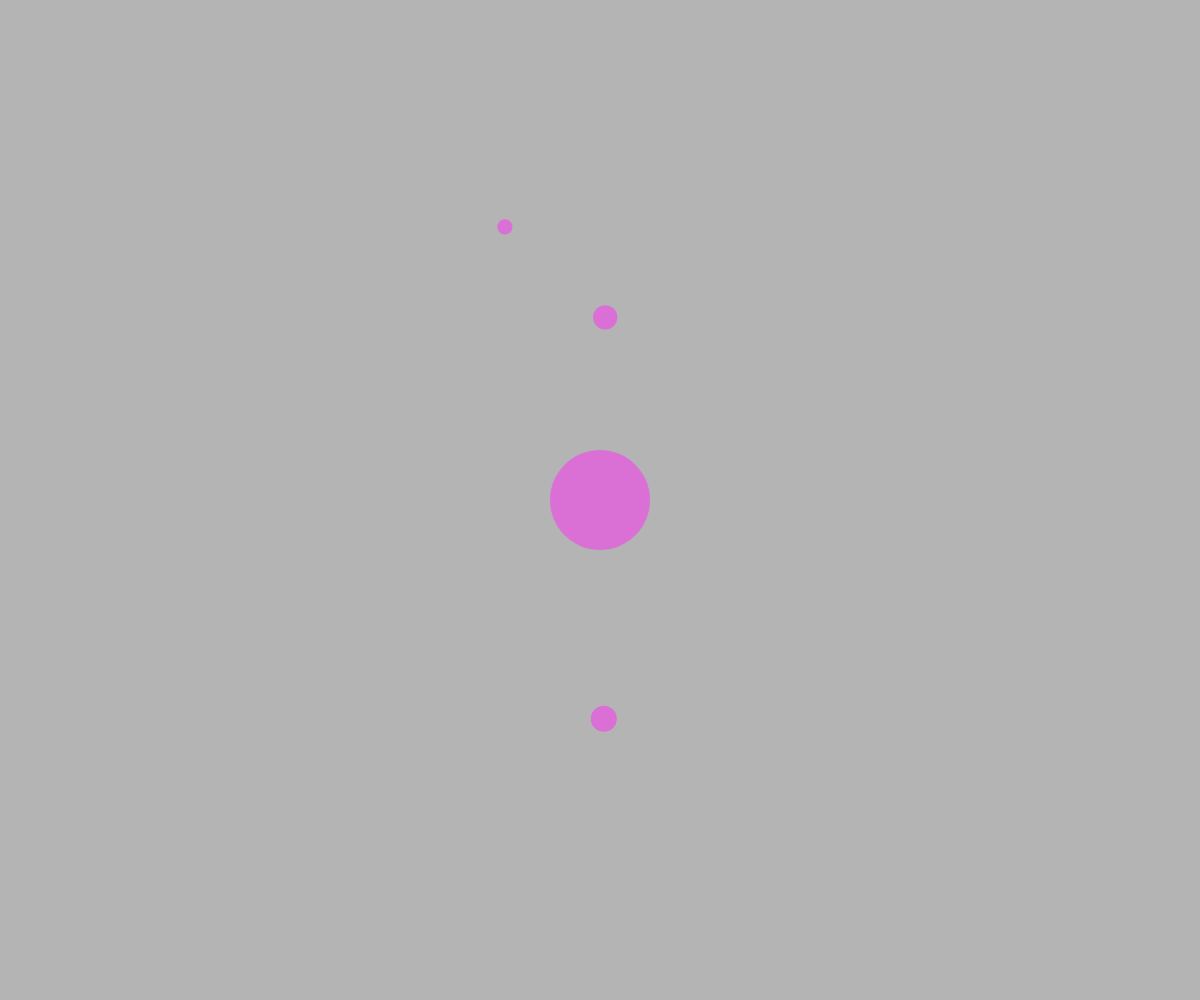
Frame 1 (no input)
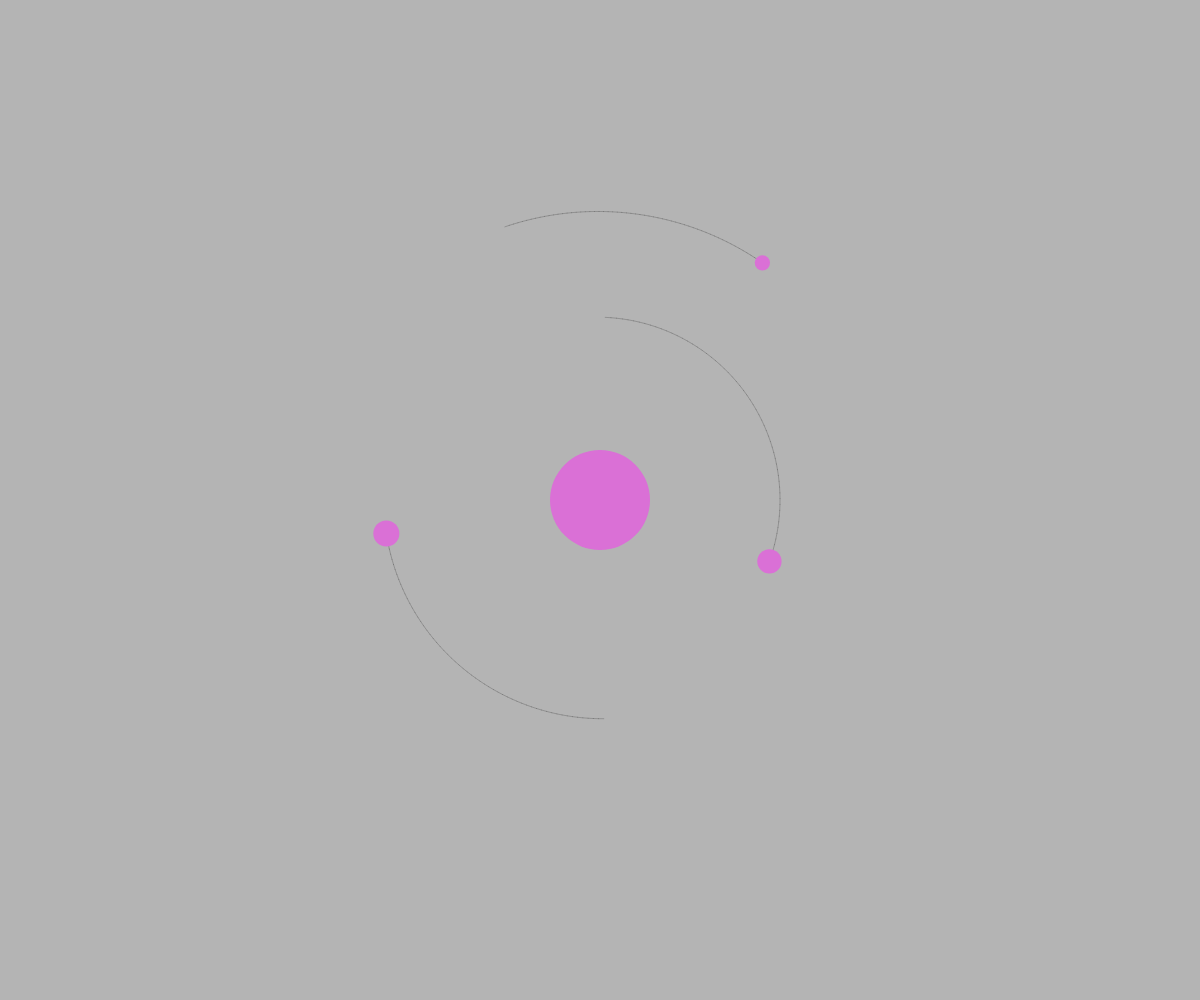
Frame 60 (no input)
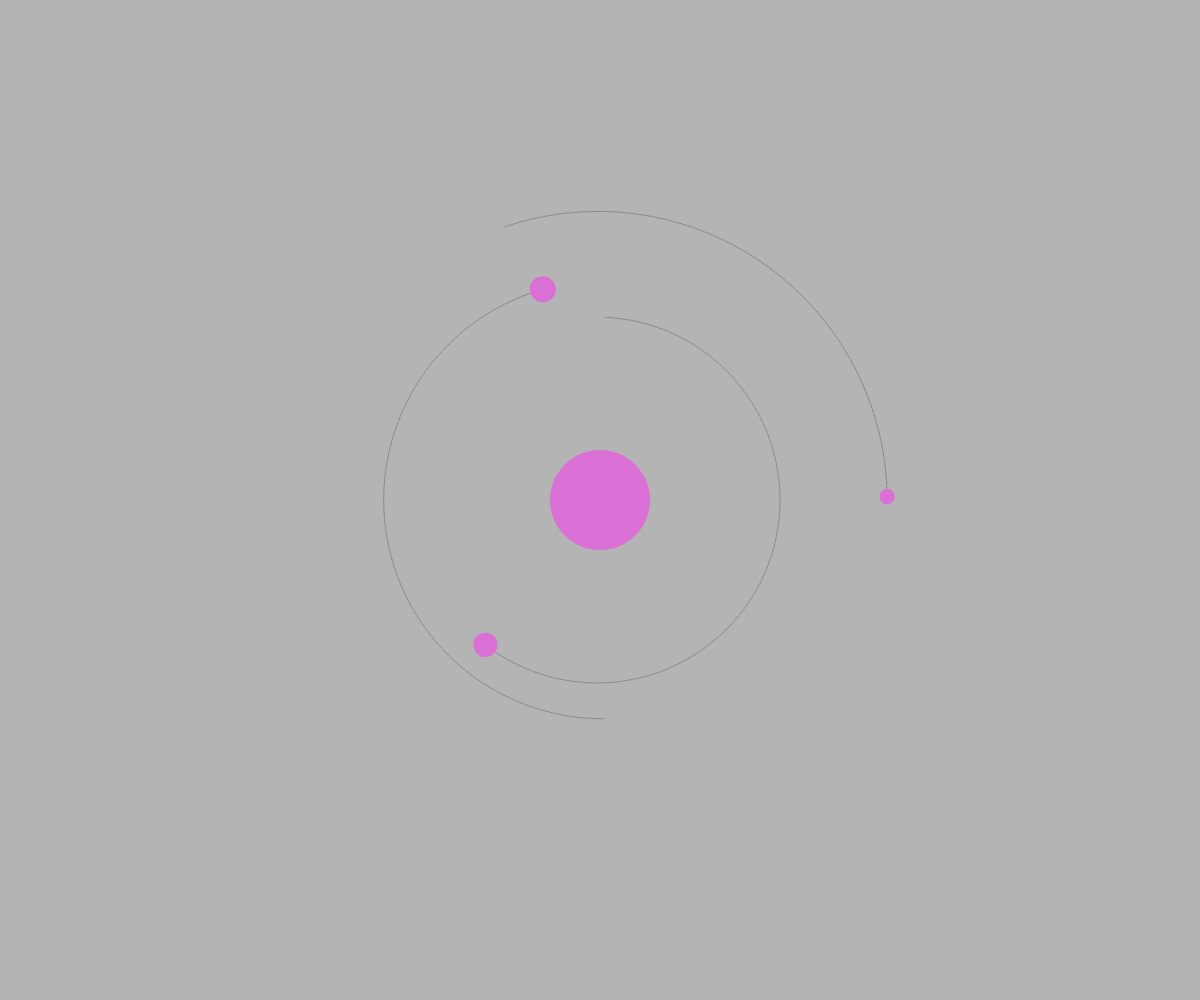
Frame 120 (the mouse pressed at the canvas centre since frame 60)

The p5.js sketch that drew these frames (run headless with seeded random() and noise() and a simulated clock; from frame 60 on, the mouse is pressed at the canvas centre):

// p5.js sketch
// ── sketch.js
let planets = []
let sun
let numPlanets = 3
let G = 120

function setup() {
  createCanvas(windowWidth,windowHeight)
  sun = new Body(50,createVector(0,0),createVector(0,0))

  for (let i = 0; i < numPlanets; i++) {
    let mass = random(5, 15)
    let radius = random(sun.d, min(windowWidth/2,windowHeight/2))
    let angle = random(0, TWO_PI)
    let planetPos = createVector(radius * cos(angle), radius * sin(angle))
    let planetVel = planetPos.copy()
    if (random(1) < 0.1) planetVel.rotate(-HALF_PI)
    else planetVel.rotate(HALF_PI)  // Direction of orbit
    planetVel.normalize()
    planetVel.mult( sqrt((G * sun.mass)/(radius)) ) // Circular orbit velocity

    planets.push( new Body(mass, planetPos, planetVel) )
  }
}

function draw() {
  background(180)
  translate(width/2, height/2)
  for (let i = numPlanets-1; i >= 0; i--) {
    sun.attract(planets[i])
    planets[i].move()
    planets[i].show()
  }
  sun.show()
}


function Body(_mass, _pos, _vel){
  this.mass = _mass
  this.pos = _pos
  this.vel = _vel
  this.d = this.mass*2
  this.thetaInit = 0
  this.path = []
  this.pathLen = Infinity

  this.show = function() {
    stroke(0,50)
    for (let i = 0; i < this.path.length-2; i++) {
      line(this.path[i].x, this.path[i].y, this.path[i+1].x, this.path[i+1].y,)
    }
    fill(218, 112, 214); noStroke(0);
    ellipse(this.pos.x, this.pos.y, this.d, this.d)
  }


  this.move = function() {
    this.pos.x += this.vel.x
    this.pos.y += this.vel.y
    this.path.push(createVector(this.pos.x,this.pos.y))
    if (this.path.length > 200) this.path.splice(0,1)
  }

  this.applyForce = function(f) {
    this.vel.x += f.x / this.mass
    this.vel.y += f.y / this.mass
  }

  this.attract = function(child) {
    let r = dist(this.pos.x, this.pos.y, child.pos.x, child.pos.y)
    let f = (this.pos.copy()).sub(child.pos)
    f.setMag( (G * this.mass * child.mass)/(r * r) )
    child.applyForce(f)
  }

}
